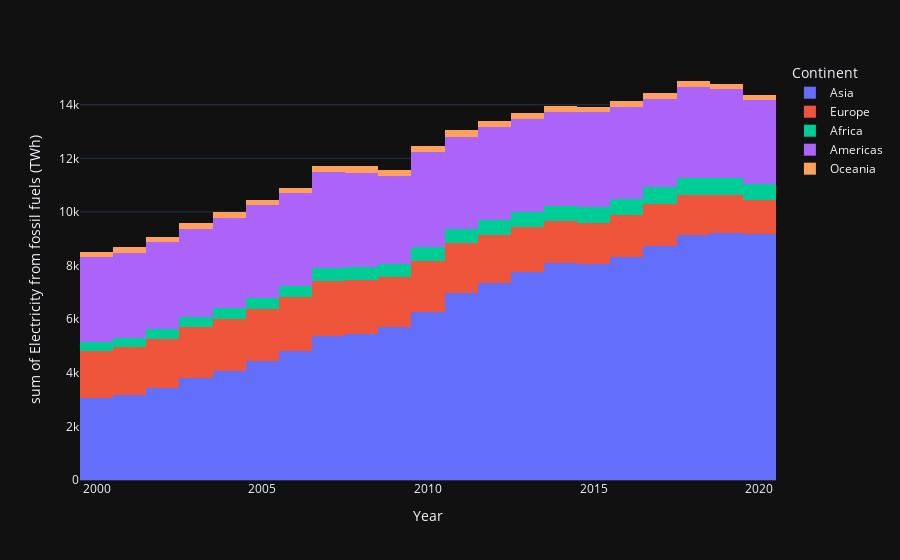

Notebook cell for this chart:
### Code cell
fig = px.histogram(
    data_frame=df_energy,
    x="Year",
    y="Electricity from fossil fuels (TWh)",
    color="Continent",
    template=THEME,
    barmode="group",

)

fig.show()

### Figure 1 — Plotly figure (JSON) as saved in the notebook; plotly's stock layout.template omitted (floating-point values rounded to 4 significant figures; data arrays with more than 128 entries replaced by an {"elided": "..."} marker saying what was removed)
{"data": [{"alignmentgroup": "True", "bingroup": "x", "histfunc": "sum", "hovertemplate": "Continent=Asia<br>Year=%{x}<br>sum of Electricity from fossil fuels (TWh)=%{y}<extra></extra>", "legendgroup": "Asia", "marker": {"color": "#636efa", "pattern": {"shape": ""}}, "name": "Asia", "offsetgroup": "Asia", "orientation": "v", "showlegend": true, "x": {"elided": "819 int values"}, "xaxis": "x", "y": {"elided": "819 float values"}, "yaxis": "y", "type": "histogram"}, {"alignmentgroup": "True", "bingroup": "x", "histfunc": "sum", "hovertemplate": "Continent=Europe<br>Year=%{x}<br>sum of Electricity from fossil fuels (TWh)=%{y}<extra></extra>", "legendgroup": "Europe", "marker": {"color": "#EF553B", "pattern": {"shape": ""}}, "name": "Europe", "offsetgroup": "Europe", "orientation": "v", "showlegend": true, "x": {"elided": "763 int values"}, "xaxis": "x", "y": {"elided": "763 float values"}, "yaxis": "y", "type": "histogram"}, {"alignmentgroup": "True", "bingroup": "x", "histfunc": "sum", "hovertemplate": "Continent=Africa<br>Year=%{x}<br>sum of Electricity from fossil fuels (TWh)=%{y}<extra></extra>", "legendgroup": "Africa", "marker": {"color": "#00cc96", "pattern": {"shape": ""}}, "name": "Africa", "offsetgroup": "Africa", "orientation": "v", "showlegend": true, "x": {"elided": "1037 int values"}, "xaxis": "x", "y": {"elided": "1037 float values"}, "yaxis": "y", "type": "histogram"}, {"alignmentgroup": "True", "bingroup": "x", "histfunc": "sum", "hovertemplate": "Continent=Americas<br>Year=%{x}<br>sum of Electricity from fossil fuels (TWh)=%{y}<extra></extra>", "legendgroup": "Americas", "marker": {"color": "#ab63fa", "pattern": {"shape": ""}}, "name": "Americas", "offsetgroup": "Americas", "orientation": "v", "showlegend": true, "x": {"elided": "778 int values"}, "xaxis": "x", "y": {"elided": "778 float values"}, "yaxis": "y", "type": "histogram"}, {"alignmentgroup": "True", "bingroup": "x", "histfunc": "sum", "hovertemplate": "Continent=Oceania<br>Year=%{x}<br>sum of Electricity from fossil fuels (TWh)=%{y}<extra></extra>", "legendgroup": "Oceania", "marker": {"color": "#FFA15A", "pattern": {"shape": ""}}, "name": "Oceania", "offsetgroup": "Oceania", "orientation": "v", "showlegend": true, "x": {"elided": "252 int values"}, "xaxis": "x", "y": {"elided": "252 float values"}, "yaxis": "y", "type": "histogram"}], "layout": {"xaxis": {"anchor": "y", "domain": [0.0, 1.0], "title": {"text": "Year"}}, "yaxis": {"anchor": "x", "domain": [0.0, 1.0], "title": {"text": "sum of Electricity from fossil fuels (TWh)"}}, "legend": {"title": {"text": "Continent"}, "tracegroupgap": 0}, "margin": {"t": 60}, "barmode": "relative"}}
